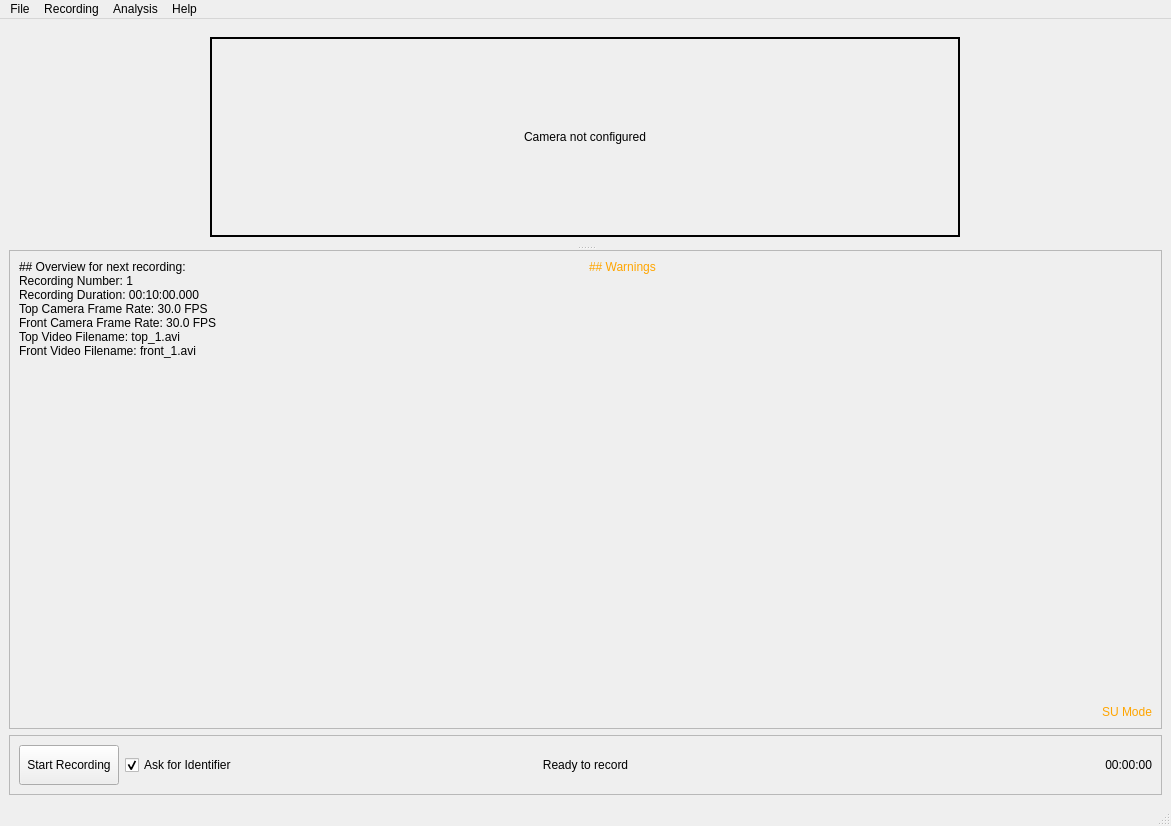
<?xml version="1.0" encoding="UTF-8"?>
<ui version="4.0">
 <class>WRecorder</class>
 <widget class="QMainWindow" name="WRecorder">
  <property name="geometry">
   <rect>
    <x>0</x>
    <y>0</y>
    <width>1171</width>
    <height>826</height>
   </rect>
  </property>
  <property name="focusPolicy">
   <enum>Qt::StrongFocus</enum>
  </property>
  <property name="windowTitle">
   <string>Welfar3Recorder</string>
  </property>
  <property name="tabShape">
   <enum>QTabWidget::Rounded</enum>
  </property>
  <widget class="QWidget" name="centralwidget">
   <layout class="QVBoxLayout" name="verticalLayout">
    <item>
     <widget class="QSplitter" name="splitter_2">
      <property name="orientation">
       <enum>Qt::Vertical</enum>
      </property>
      <property name="childrenCollapsible">
       <bool>false</bool>
      </property>
      <widget class="QFrame" name="frame_2">
       <property name="sizePolicy">
        <sizepolicy hsizetype="Preferred" vsizetype="Preferred">
         <horstretch>0</horstretch>
         <verstretch>0</verstretch>
        </sizepolicy>
       </property>
       <property name="minimumSize">
        <size>
         <width>0</width>
         <height>0</height>
        </size>
       </property>
       <property name="frameShape">
        <enum>QFrame::NoFrame</enum>
       </property>
       <property name="frameShadow">
        <enum>QFrame::Raised</enum>
       </property>
       <layout class="QHBoxLayout" name="horizontalLayout_3">
        <item>
         <widget class="QSplitter" name="splitter">
          <property name="orientation">
           <enum>Qt::Horizontal</enum>
          </property>
          <property name="childrenCollapsible">
           <bool>false</bool>
          </property>
          <widget class="QFrame" name="frame_4">
           <property name="sizePolicy">
            <sizepolicy hsizetype="Preferred" vsizetype="Expanding">
             <horstretch>1</horstretch>
             <verstretch>0</verstretch>
            </sizepolicy>
           </property>
           <property name="frameShape">
            <enum>QFrame::NoFrame</enum>
           </property>
           <property name="frameShadow">
            <enum>QFrame::Plain</enum>
           </property>
           <layout class="QVBoxLayout" name="verticalLayout_2">
            <property name="sizeConstraint">
             <enum>QLayout::SetMinAndMaxSize</enum>
            </property>
            <property name="leftMargin">
             <number>0</number>
            </property>
            <property name="topMargin">
             <number>0</number>
            </property>
            <property name="rightMargin">
             <number>0</number>
            </property>
            <property name="bottomMargin">
             <number>0</number>
            </property>
            <item>
             <widget class="QLabel" name="lbl_video">
              <property name="sizePolicy">
               <sizepolicy hsizetype="Preferred" vsizetype="Expanding">
                <horstretch>1</horstretch>
                <verstretch>0</verstretch>
               </sizepolicy>
              </property>
              <property name="minimumSize">
               <size>
                <width>200</width>
                <height>200</height>
               </size>
              </property>
              <property name="maximumSize">
               <size>
                <width>750</width>
                <height>600</height>
               </size>
              </property>
              <property name="contextMenuPolicy">
               <enum>Qt::ActionsContextMenu</enum>
              </property>
              <property name="toolTip">
               <string/>
              </property>
              <property name="statusTip">
               <string/>
              </property>
              <property name="styleSheet">
               <string notr="true">border: 2px solid black;</string>
              </property>
              <property name="text">
               <string>Camera not configured</string>
              </property>
              <property name="alignment">
               <set>Qt::AlignCenter</set>
              </property>
             </widget>
            </item>
           </layout>
          </widget>
         </widget>
        </item>
       </layout>
      </widget>
      <widget class="QFrame" name="frame_3">
       <property name="sizePolicy">
        <sizepolicy hsizetype="Preferred" vsizetype="Preferred">
         <horstretch>0</horstretch>
         <verstretch>1</verstretch>
        </sizepolicy>
       </property>
       <property name="minimumSize">
        <size>
         <width>600</width>
         <height>300</height>
        </size>
       </property>
       <property name="frameShape">
        <enum>QFrame::StyledPanel</enum>
       </property>
       <property name="frameShadow">
        <enum>QFrame::Raised</enum>
       </property>
       <layout class="QHBoxLayout" name="horizontalLayout">
        <item>
         <widget class="QLabel" name="lbl_overview">
          <property name="sizePolicy">
           <sizepolicy hsizetype="Preferred" vsizetype="Preferred">
            <horstretch>0</horstretch>
            <verstretch>0</verstretch>
           </sizepolicy>
          </property>
          <property name="minimumSize">
           <size>
            <width>0</width>
            <height>400</height>
           </size>
          </property>
          <property name="text">
           <string>## Overview for next recording:  
Recording Number: 1  
Recording Duration: 00:10:00.000  
Top Camera Frame Rate: 30.0 FPS  
Front Camera Frame Rate: 30.0 FPS  
Top Video Filename: top_1.avi  
Front Video Filename: front_1.avi  
</string>
          </property>
          <property name="textFormat">
           <enum>Qt::MarkdownText</enum>
          </property>
          <property name="alignment">
           <set>Qt::AlignLeading|Qt::AlignLeft|Qt::AlignTop</set>
          </property>
          <property name="wordWrap">
           <bool>false</bool>
          </property>
         </widget>
        </item>
        <item>
         <widget class="QFrame" name="frame_6">
          <property name="frameShape">
           <enum>QFrame::NoFrame</enum>
          </property>
          <property name="frameShadow">
           <enum>QFrame::Raised</enum>
          </property>
          <layout class="QVBoxLayout" name="verticalLayout_4">
           <property name="sizeConstraint">
            <enum>QLayout::SetDefaultConstraint</enum>
           </property>
           <property name="leftMargin">
            <number>0</number>
           </property>
           <property name="topMargin">
            <number>0</number>
           </property>
           <property name="rightMargin">
            <number>0</number>
           </property>
           <property name="bottomMargin">
            <number>0</number>
           </property>
           <item>
            <widget class="QLabel" name="lbl_warnings">
             <property name="sizePolicy">
              <sizepolicy hsizetype="Preferred" vsizetype="Preferred">
               <horstretch>0</horstretch>
               <verstretch>0</verstretch>
              </sizepolicy>
             </property>
             <property name="maximumSize">
              <size>
               <width>16777215</width>
               <height>16777215</height>
              </size>
             </property>
             <property name="styleSheet">
              <string notr="true">color: orange</string>
             </property>
             <property name="frameShadow">
              <enum>QFrame::Plain</enum>
             </property>
             <property name="text">
              <string>## Warnings</string>
             </property>
             <property name="textFormat">
              <enum>Qt::MarkdownText</enum>
             </property>
             <property name="alignment">
              <set>Qt::AlignLeading|Qt::AlignLeft|Qt::AlignTop</set>
             </property>
            </widget>
           </item>
           <item>
            <widget class="QLabel" name="lbl_debug_mode">
             <property name="enabled">
              <bool>true</bool>
             </property>
             <property name="sizePolicy">
              <sizepolicy hsizetype="Preferred" vsizetype="Maximum">
               <horstretch>0</horstretch>
               <verstretch>0</verstretch>
              </sizepolicy>
             </property>
             <property name="minimumSize">
              <size>
               <width>0</width>
               <height>20</height>
              </size>
             </property>
             <property name="maximumSize">
              <size>
               <width>16777215</width>
               <height>20</height>
              </size>
             </property>
             <property name="styleSheet">
              <string notr="true">color: orange;
font: 700 16pt &quot;Segoe UI&quot;;</string>
             </property>
             <property name="text">
              <string>SU Mode</string>
             </property>
             <property name="scaledContents">
              <bool>false</bool>
             </property>
             <property name="alignment">
              <set>Qt::AlignBottom|Qt::AlignRight|Qt::AlignTrailing</set>
             </property>
            </widget>
           </item>
          </layout>
         </widget>
        </item>
       </layout>
      </widget>
     </widget>
    </item>
    <item>
     <widget class="QFrame" name="frame">
      <property name="sizePolicy">
       <sizepolicy hsizetype="Preferred" vsizetype="Fixed">
        <horstretch>0</horstretch>
        <verstretch>0</verstretch>
       </sizepolicy>
      </property>
      <property name="minimumSize">
       <size>
        <width>0</width>
        <height>60</height>
       </size>
      </property>
      <property name="maximumSize">
       <size>
        <width>16777215</width>
        <height>60</height>
       </size>
      </property>
      <property name="styleSheet">
       <string notr="true"/>
      </property>
      <property name="frameShape">
       <enum>QFrame::StyledPanel</enum>
      </property>
      <property name="frameShadow">
       <enum>QFrame::Raised</enum>
      </property>
      <layout class="QHBoxLayout" name="horizontalLayout_2">
       <property name="topMargin">
        <number>9</number>
       </property>
       <property name="rightMargin">
        <number>9</number>
       </property>
       <item>
        <widget class="QFrame" name="frame_7">
         <property name="minimumSize">
          <size>
           <width>250</width>
           <height>0</height>
          </size>
         </property>
         <property name="maximumSize">
          <size>
           <width>200</width>
           <height>16777215</height>
          </size>
         </property>
         <property name="frameShape">
          <enum>QFrame::NoFrame</enum>
         </property>
         <property name="frameShadow">
          <enum>QFrame::Raised</enum>
         </property>
         <layout class="QHBoxLayout" name="horizontalLayout_4">
          <property name="leftMargin">
           <number>0</number>
          </property>
          <property name="topMargin">
           <number>0</number>
          </property>
          <property name="rightMargin">
           <number>0</number>
          </property>
          <property name="bottomMargin">
           <number>0</number>
          </property>
          <item>
           <widget class="QPushButton" name="btn_record">
            <property name="sizePolicy">
             <sizepolicy hsizetype="Fixed" vsizetype="MinimumExpanding">
              <horstretch>0</horstretch>
              <verstretch>0</verstretch>
             </sizepolicy>
            </property>
            <property name="minimumSize">
             <size>
              <width>100</width>
              <height>0</height>
             </size>
            </property>
            <property name="toolTip">
             <string/>
            </property>
            <property name="text">
             <string>Start Recording</string>
            </property>
           </widget>
          </item>
          <item>
           <widget class="QCheckBox" name="chb_identifier">
            <property name="text">
             <string>Ask for Identifier</string>
            </property>
            <property name="checked">
             <bool>true</bool>
            </property>
           </widget>
          </item>
          <item>
           <spacer name="horizontalSpacer_3">
            <property name="orientation">
             <enum>Qt::Horizontal</enum>
            </property>
            <property name="sizeHint" stdset="0">
             <size>
              <width>40</width>
              <height>20</height>
             </size>
            </property>
           </spacer>
          </item>
         </layout>
        </widget>
       </item>
       <item>
        <widget class="QLabel" name="lbl_message">
         <property name="sizePolicy">
          <sizepolicy hsizetype="Preferred" vsizetype="MinimumExpanding">
           <horstretch>0</horstretch>
           <verstretch>0</verstretch>
          </sizepolicy>
         </property>
         <property name="text">
          <string>Ready to record</string>
         </property>
         <property name="textFormat">
          <enum>Qt::MarkdownText</enum>
         </property>
         <property name="alignment">
          <set>Qt::AlignCenter</set>
         </property>
        </widget>
       </item>
       <item>
        <widget class="QLabel" name="lbl_time">
         <property name="sizePolicy">
          <sizepolicy hsizetype="Fixed" vsizetype="MinimumExpanding">
           <horstretch>0</horstretch>
           <verstretch>0</verstretch>
          </sizepolicy>
         </property>
         <property name="minimumSize">
          <size>
           <width>250</width>
           <height>0</height>
          </size>
         </property>
         <property name="maximumSize">
          <size>
           <width>200</width>
           <height>16777215</height>
          </size>
         </property>
         <property name="text">
          <string>00:00:00</string>
         </property>
         <property name="alignment">
          <set>Qt::AlignRight|Qt::AlignTrailing|Qt::AlignVCenter</set>
         </property>
        </widget>
       </item>
      </layout>
     </widget>
    </item>
   </layout>
  </widget>
  <widget class="QMenuBar" name="menubar">
   <property name="geometry">
    <rect>
     <x>0</x>
     <y>0</y>
     <width>1171</width>
     <height>22</height>
    </rect>
   </property>
   <widget class="QMenu" name="menuFile">
    <property name="toolTip">
     <string>Test</string>
    </property>
    <property name="title">
     <string>File</string>
    </property>
    <property name="toolTipsVisible">
     <bool>true</bool>
    </property>
    <addaction name="action_save_project"/>
    <addaction name="action_save_project_as"/>
    <addaction name="action_load_project"/>
   </widget>
   <widget class="QMenu" name="menuRecording">
    <property name="toolTip">
     <string>Change recording settings including cameras, recording length and filenames</string>
    </property>
    <property name="title">
     <string>Recording</string>
    </property>
    <property name="toolTipsVisible">
     <bool>true</bool>
    </property>
    <addaction name="action_configure_camera"/>
    <addaction name="action_configure_recording"/>
    <addaction name="action_change_target_directory"/>
   </widget>
   <widget class="QMenu" name="menuHelp">
    <property name="title">
     <string>Help</string>
    </property>
    <property name="toolTipsVisible">
     <bool>true</bool>
    </property>
    <addaction name="action_report_bug"/>
    <addaction name="action_contact_support"/>
   </widget>
   <widget class="QMenu" name="menuAnalysis">
    <property name="title">
     <string>Analysis</string>
    </property>
    <property name="toolTipsVisible">
     <bool>true</bool>
    </property>
    <addaction name="action_configure_welfare_analysis"/>
    <addaction name="action_open_welfare_results_window"/>
   </widget>
   <addaction name="menuFile"/>
   <addaction name="menuRecording"/>
   <addaction name="menuAnalysis"/>
   <addaction name="menuHelp"/>
  </widget>
  <widget class="QStatusBar" name="statusbar"/>
  <action name="action_save_project">
   <property name="text">
    <string>Save Project</string>
   </property>
   <property name="toolTip">
    <string>Save project configuration (cameras, settings, etc.) to a file for later use</string>
   </property>
  </action>
  <action name="action_load_project">
   <property name="text">
    <string>Load Project</string>
   </property>
   <property name="toolTip">
    <string>Load project configuration (cameras, settings, etc.) from a file</string>
   </property>
  </action>
  <action name="action_configure_recording">
   <property name="text">
    <string>Configure Recording</string>
   </property>
   <property name="toolTip">
    <string>Configure the recording settings including the recording duration and video encoding</string>
   </property>
   <property name="statusTip">
    <string/>
   </property>
  </action>
  <action name="action_change_target_directory">
   <property name="text">
    <string>Change Target Directory</string>
   </property>
   <property name="iconText">
    <string>Change Target Directory</string>
   </property>
   <property name="toolTip">
    <string>Change where the recorded videos and results of the grimace analysis are saved</string>
   </property>
   <property name="statusTip">
    <string/>
   </property>
  </action>
  <action name="action_save_project_as">
   <property name="text">
    <string>Save Project As...</string>
   </property>
   <property name="toolTip">
    <string>Save project configuration (cameras, settings, etc.) to a file for later use</string>
   </property>
  </action>
  <action name="action_report_bug">
   <property name="text">
    <string>Report Bug</string>
   </property>
  </action>
  <action name="action_contact_support">
   <property name="text">
    <string>Contact Support</string>
   </property>
  </action>
  <action name="action_configure_camera">
   <property name="text">
    <string>Configure Camera</string>
   </property>
  </action>
  <action name="action_configure_welfare_analysis">
   <property name="text">
    <string>Configure Welfare Analysis</string>
   </property>
  </action>
  <action name="action_open_welfare_results_window">
   <property name="text">
    <string>Open Welfare Results Window</string>
   </property>
  </action>
 </widget>
 <resources/>
 <connections/>
</ui>
